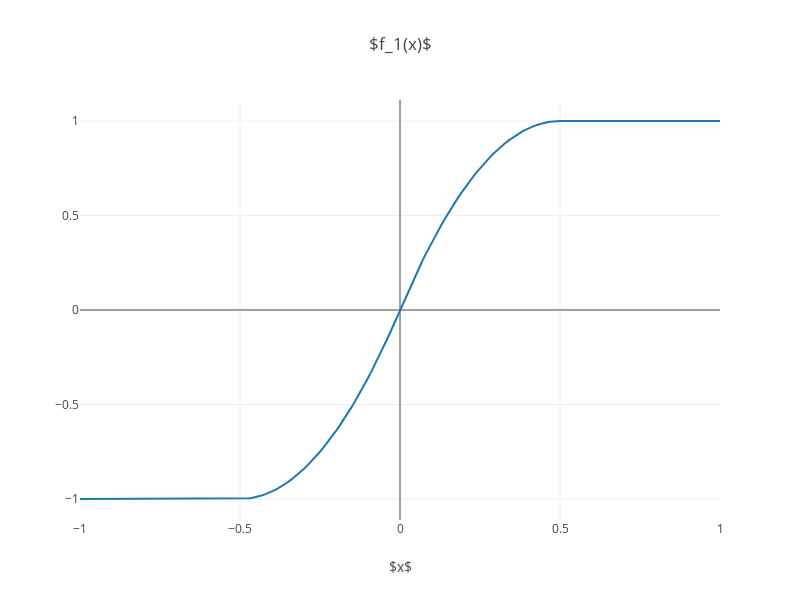

The cell this chart's notebook holds for it:
### Markdown cell above
The derivative 𝑓1(𝑥) represents the rate of change of the friction potential with respect to velocity.

### Code cell
sym_f1 = Piecewise(
    (-1, x < -eps_v),
    (-f1(-x), x <= 0),
    (f1(x), x <= eps_v),
    (1, x > eps_v)
)
display(Eq(symbols("f_{1}(x)"), expand(sym_f1)))
plot(sym_f1, title=r"$f_1(x)$")

### Figure 1 — Plotly figure (JSON) as saved in the notebook; plotly's stock layout.template omitted (floating-point values rounded to 4 significant figures; data arrays with more than 128 entries replaced by an {"elided": "..."} marker saying what was removed)
{"data": [{"type": "scatter", "x": {"elided": "201 float values"}, "y": {"elided": "201 float values"}}], "layout": {"height": 600, "title": {"text": "$f_1(x)$"}, "width": 800, "xaxis": {"title": {"text": "$x$"}}}}
